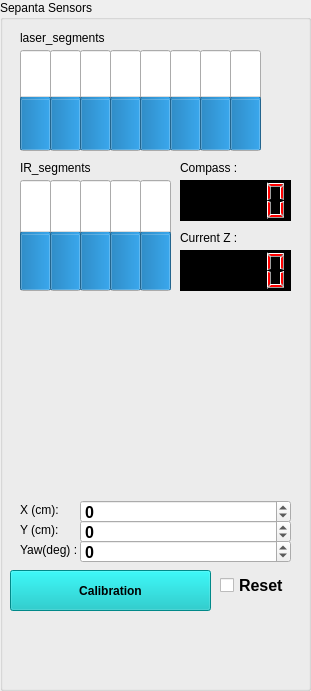
       <widget class="QGroupBox" name="groupBox_6">
        <property name="geometry">
         <rect>
          <x>620</x>
          <y>10</y>
          <width>311</width>
          <height>691</height>
         </rect>
        </property>
        <property name="title">
         <string>Sepanta Sensors</string>
        </property>
        <widget class="QProgressBar" name="progress_laser8">
         <property name="geometry">
          <rect>
           <x>230</x>
           <y>50</y>
           <width>31</width>
           <height>101</height>
          </rect>
         </property>
         <property name="maximum">
          <number>500</number>
         </property>
         <property name="value">
          <number>250</number>
         </property>
         <property name="orientation">
          <enum>Qt::Vertical</enum>
         </property>
        </widget>
        <widget class="QLabel" name="label_3">
         <property name="geometry">
          <rect>
           <x>20</x>
           <y>30</y>
           <width>101</width>
           <height>16</height>
          </rect>
         </property>
         <property name="text">
          <string>laser_segments</string>
         </property>
        </widget>
        <widget class="QProgressBar" name="progress_laser4">
         <property name="geometry">
          <rect>
           <x>110</x>
           <y>50</y>
           <width>31</width>
           <height>101</height>
          </rect>
         </property>
         <property name="maximum">
          <number>500</number>
         </property>
         <property name="value">
          <number>250</number>
         </property>
         <property name="orientation">
          <enum>Qt::Vertical</enum>
         </property>
        </widget>
        <widget class="QProgressBar" name="progress_laser2">
         <property name="geometry">
          <rect>
           <x>50</x>
           <y>50</y>
           <width>31</width>
           <height>101</height>
          </rect>
         </property>
         <property name="maximum">
          <number>500</number>
         </property>
         <property name="value">
          <number>250</number>
         </property>
         <property name="orientation">
          <enum>Qt::Vertical</enum>
         </property>
        </widget>
        <widget class="QProgressBar" name="progress_laser6">
         <property name="geometry">
          <rect>
           <x>170</x>
           <y>50</y>
           <width>31</width>
           <height>101</height>
          </rect>
         </property>
         <property name="maximum">
          <number>500</number>
         </property>
         <property name="value">
          <number>250</number>
         </property>
         <property name="orientation">
          <enum>Qt::Vertical</enum>
         </property>
        </widget>
        <widget class="QProgressBar" name="progress_laser5">
         <property name="geometry">
          <rect>
           <x>140</x>
           <y>50</y>
           <width>31</width>
           <height>101</height>
          </rect>
         </property>
         <property name="maximum">
          <number>500</number>
         </property>
         <property name="value">
          <number>250</number>
         </property>
         <property name="orientation">
          <enum>Qt::Vertical</enum>
         </property>
        </widget>
        <widget class="QProgressBar" name="progress_laser7">
         <property name="geometry">
          <rect>
           <x>200</x>
           <y>50</y>
           <width>31</width>
           <height>101</height>
          </rect>
         </property>
         <property name="maximum">
          <number>500</number>
         </property>
         <property name="value">
          <number>250</number>
         </property>
         <property name="orientation">
          <enum>Qt::Vertical</enum>
         </property>
        </widget>
        <widget class="QProgressBar" name="progress_laser1">
         <property name="geometry">
          <rect>
           <x>20</x>
           <y>50</y>
           <width>31</width>
           <height>101</height>
          </rect>
         </property>
         <property name="styleSheet">
          <string notr="true"/>
         </property>
         <property name="maximum">
          <number>500</number>
         </property>
         <property name="value">
          <number>250</number>
         </property>
         <property name="orientation">
          <enum>Qt::Vertical</enum>
         </property>
        </widget>
        <widget class="QProgressBar" name="progress_laser3">
         <property name="geometry">
          <rect>
           <x>80</x>
           <y>50</y>
           <width>31</width>
           <height>101</height>
          </rect>
         </property>
         <property name="maximum">
          <number>500</number>
         </property>
         <property name="value">
          <number>250</number>
         </property>
         <property name="orientation">
          <enum>Qt::Vertical</enum>
         </property>
        </widget>
        <widget class="QLabel" name="label_8">
         <property name="geometry">
          <rect>
           <x>20</x>
           <y>160</y>
           <width>101</width>
           <height>16</height>
          </rect>
         </property>
         <property name="text">
          <string>IR_segments</string>
         </property>
        </widget>
        <widget class="QProgressBar" name="progress_ir1">
         <property name="geometry">
          <rect>
           <x>20</x>
           <y>180</y>
           <width>31</width>
           <height>111</height>
          </rect>
         </property>
         <property name="maximum">
          <number>500</number>
         </property>
         <property name="value">
          <number>250</number>
         </property>
         <property name="orientation">
          <enum>Qt::Vertical</enum>
         </property>
        </widget>
        <widget class="QProgressBar" name="progress_ir2">
         <property name="geometry">
          <rect>
           <x>50</x>
           <y>180</y>
           <width>31</width>
           <height>111</height>
          </rect>
         </property>
         <property name="maximum">
          <number>500</number>
         </property>
         <property name="value">
          <number>250</number>
         </property>
         <property name="orientation">
          <enum>Qt::Vertical</enum>
         </property>
        </widget>
        <widget class="QProgressBar" name="progress_ir3">
         <property name="geometry">
          <rect>
           <x>80</x>
           <y>180</y>
           <width>31</width>
           <height>111</height>
          </rect>
         </property>
         <property name="maximum">
          <number>500</number>
         </property>
         <property name="value">
          <number>250</number>
         </property>
         <property name="orientation">
          <enum>Qt::Vertical</enum>
         </property>
        </widget>
        <widget class="QProgressBar" name="progress_ir4">
         <property name="geometry">
          <rect>
           <x>110</x>
           <y>180</y>
           <width>31</width>
           <height>111</height>
          </rect>
         </property>
         <property name="maximum">
          <number>500</number>
         </property>
         <property name="value">
          <number>250</number>
         </property>
         <property name="orientation">
          <enum>Qt::Vertical</enum>
         </property>
        </widget>
        <widget class="QProgressBar" name="progress_ir5">
         <property name="geometry">
          <rect>
           <x>140</x>
           <y>180</y>
           <width>31</width>
           <height>111</height>
          </rect>
         </property>
         <property name="maximum">
          <number>500</number>
         </property>
         <property name="value">
          <number>250</number>
         </property>
         <property name="orientation">
          <enum>Qt::Vertical</enum>
         </property>
        </widget>
        <widget class="QLabel" name="label_9">
         <property name="geometry">
          <rect>
           <x>180</x>
           <y>160</y>
           <width>101</width>
           <height>16</height>
          </rect>
         </property>
         <property name="text">
          <string>Compass :</string>
         </property>
        </widget>
        <widget class="QLCDNumber" name="lcd_compass">
         <property name="geometry">
          <rect>
           <x>180</x>
           <y>180</y>
           <width>111</width>
           <height>41</height>
          </rect>
         </property>
         <property name="autoFillBackground">
          <bool>false</bool>
         </property>
         <property name="styleSheet">
          <string notr="true">background-color: rgb(0, 0, 0);
color: rgb(255, 0, 0);
border-color: rgb(255, 0, 0);
gridline-color: rgb(255, 0, 0);</string>
         </property>
        </widget>
        <widget class="QLabel" name="label_24">
         <property name="geometry">
          <rect>
           <x>180</x>
           <y>230</y>
           <width>101</width>
           <height>16</height>
          </rect>
         </property>
         <property name="text">
          <string>Current Z :</string>
         </property>
        </widget>
        <widget class="QLCDNumber" name="lcd_currentz">
         <property name="geometry">
          <rect>
           <x>180</x>
           <y>250</y>
           <width>111</width>
           <height>41</height>
          </rect>
         </property>
         <property name="autoFillBackground">
          <bool>false</bool>
         </property>
         <property name="styleSheet">
          <string notr="true">background-color: rgb(0, 0, 0);
color: rgb(255, 0, 0);
border-color: rgb(255, 0, 0);
gridline-color: rgb(255, 0, 0);</string>
         </property>
        </widget>
        <widget class="QLabel" name="txt_status_4">
         <property name="geometry">
          <rect>
           <x>20</x>
           <y>540</y>
           <width>71</width>
           <height>20</height>
          </rect>
         </property>
         <property name="text">
          <string>Yaw(deg) :</string>
         </property>
        </widget>
        <widget class="QSpinBox" name="spin_yaw">
         <property name="geometry">
          <rect>
           <x>80</x>
           <y>540</y>
           <width>211</width>
           <height>23</height>
          </rect>
         </property>
         <property name="font">
          <font>
           <pointsize>12</pointsize>
           <weight>75</weight>
           <bold>true</bold>
          </font>
         </property>
         <property name="minimum">
          <number>-360</number>
         </property>
         <property name="maximum">
          <number>360</number>
         </property>
        </widget>
        <widget class="QSpinBox" name="spin_y">
         <property name="geometry">
          <rect>
           <x>80</x>
           <y>520</y>
           <width>211</width>
           <height>23</height>
          </rect>
         </property>
         <property name="font">
          <font>
           <pointsize>12</pointsize>
           <weight>75</weight>
           <bold>true</bold>
          </font>
         </property>
         <property name="minimum">
          <number>-2000</number>
         </property>
         <property name="maximum">
          <number>2000</number>
         </property>
        </widget>
        <widget class="QCheckBox" name="check_loop">
         <property name="geometry">
          <rect>
           <x>220</x>
           <y>570</y>
           <width>71</width>
           <height>31</height>
          </rect>
         </property>
         <property name="font">
          <font>
           <pointsize>12</pointsize>
           <weight>75</weight>
           <bold>true</bold>
          </font>
         </property>
         <property name="text">
          <string>Reset</string>
         </property>
        </widget>
        <widget class="QPushButton" name="btn_reset">
         <property name="geometry">
          <rect>
           <x>10</x>
           <y>570</y>
           <width>201</width>
           <height>41</height>
          </rect>
         </property>
         <property name="font">
          <font>
           <weight>75</weight>
           <bold>true</bold>
          </font>
         </property>
         <property name="styleSheet">
          <string notr="true">background-color: rgb(0, 192, 192);</string>
         </property>
         <property name="text">
          <string>Calibration</string>
         </property>
        </widget>
        <widget class="QSpinBox" name="spin_x">
         <property name="geometry">
          <rect>
           <x>80</x>
           <y>500</y>
           <width>211</width>
           <height>23</height>
          </rect>
         </property>
         <property name="font">
          <font>
           <pointsize>12</pointsize>
           <weight>75</weight>
           <bold>true</bold>
          </font>
         </property>
         <property name="minimum">
          <number>-2000</number>
         </property>
         <property name="maximum">
          <number>2000</number>
         </property>
        </widget>
        <widget class="QLabel" name="txt_status_2">
         <property name="geometry">
          <rect>
           <x>20</x>
           <y>500</y>
           <width>51</width>
           <height>20</height>
          </rect>
         </property>
         <property name="text">
          <string>X (cm):</string>
         </property>
        </widget>
        <widget class="QLabel" name="txt_status_3">
         <property name="geometry">
          <rect>
           <x>20</x>
           <y>520</y>
           <width>41</width>
           <height>20</height>
          </rect>
         </property>
         <property name="text">
          <string>Y (cm):</string>
         </property>
        </widget>
       </widget>
